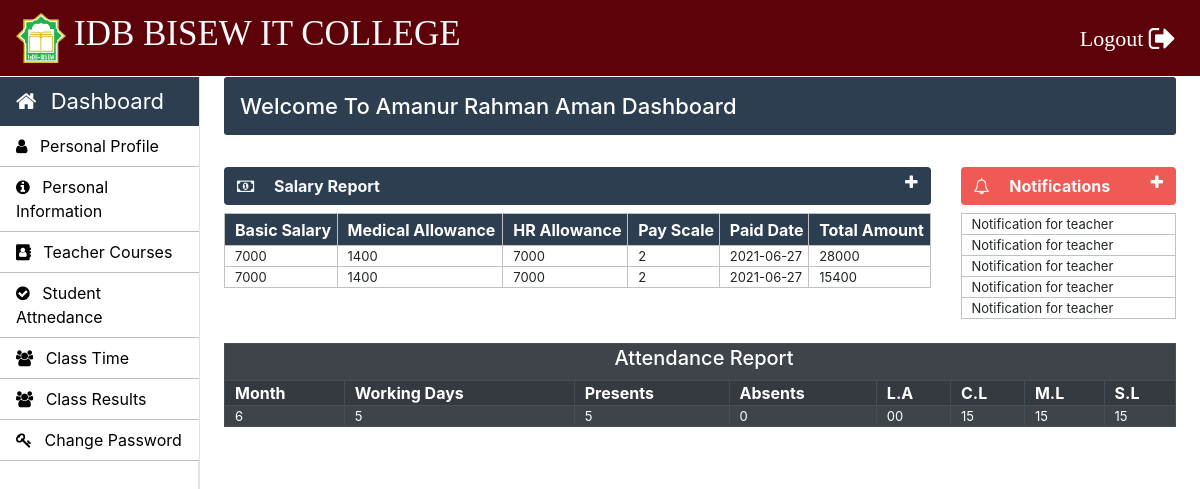
/teacher/teacher-index.php (signed in), run on the app's committed database.
### tables this page shows
CREATE TABLE `teacher_info` (
  `teacher_id` int(11) NOT NULL,
  `first_name` varchar(30) NOT NULL,
  `middle_name` varchar(30) NOT NULL,
  `last_name` varchar(30) NOT NULL,
  `father_name` varchar(50) NOT NULL,
  `email` varchar(30) NOT NULL,
  `phone_no` varchar(11) NOT NULL,
  `profile_image` blob NOT NULL,
  `teacher_status` varchar(10) NOT NULL,
  `application_status` varchar(10) NOT NULL,
  `cnic` varchar(15) NOT NULL,
  `dob` varchar(15) NOT NULL,
  `other_phone` int(11) NOT NULL,
  `gender` varchar(10) NOT NULL,
  `permanent_address` varchar(100) NOT NULL,
  `current_address` varchar(100) NOT NULL,
  `place_of_birth` varchar(50) NOT NULL,
  `matric_complition_date` varchar(10) NOT NULL,
  `matric_awarded_date` varchar(10) NOT NULL,
  `matric_certificate` varchar(100) NOT NULL,
  `fa_complition_date` varchar(10) NOT NULL,
  `fa_awarded_date` varchar(10) NOT NULL,
  `fa_certificate` varchar(100) NOT NULL,
  `ba_complition_date` varchar(10) NOT NULL,
  `ba_awarded_date` varchar(10) NOT NULL,
  `ba_certificate` varchar(100) NOT NULL,
  `ma_complition_date` varchar(10) NOT NULL,
  `ma_awarded_date` varchar(100) NOT NULL,
  `ma_certificate` varchar(101) NOT NULL,
  `last_qualification` varchar(20) NOT NULL,
  `state` varchar(20) NOT NULL,
  `hire_date` varchar(10) NOT NULL
);

CREATE TABLE `teacher_salary_report` (
  `salary_id` int(11) NOT NULL,
  `teacher_id` int(11) NOT NULL,
  `total_amount` int(11) NOT NULL,
  `status` varchar(11) NOT NULL,
  `paid_date` timestamp NOT NULL DEFAULT CURRENT_TIMESTAMP ON UPDATE CURRENT_TIMESTAMP
);

CREATE TABLE `teacher_salary_allowances` (
  `teacher_id` int(11) NOT NULL,
  `basic_salary` int(11) NOT NULL,
  `medical_allowance` int(11) NOT NULL,
  `hr_allowance` int(11) NOT NULL,
  `scale` int(11) NOT NULL
);

### Teacher/teacher-index.php (the view, shortened to what this page needs)
 <?php
		require_once "../connection/connection.php";
	?>
<?php
	$teacher_email=$_SESSION['LoginTeacher'];
?>
<html lang="en">
	<head>
	</head>
	<body>
		<?php include('../common/user-header.php') ?>
		<?php include('../common/teacher-sidebar.php') ?>
		<main role="main" class="col-xl-10 col-lg-9 col-md-8 ml-sm-auto px-md-4 main-background mb-2 w-100">
			<div class="sub-main">
				<div class="text-center d-flex flex-wrap flex-md-nowrap pt-3 pb-2 mb-3 text-white admin-dashboard pl-3">
					<h4 class="">Welcome To <?php $roll_no=$_SESSION['LoginTeacher'];
					$query="select * from teacher_info where email='$teacher_email'";
					$run=mysqli_query($con,$query);
					while ($row=mysqli_fetch_array($run)) {
						echo $row['first_name']." ".$row['middle_name']." ".$row['last_name'];
					}
					?> Dashboard </h4> </h4>
				</div>
				<div class="row">
					<div class="col-lg-9 col-md-12">
						<div>
							<section class="mt-3">
								<div class="btn btn-block table-three text-light d-flex">
									<span class="font-weight-bold"><i class="fa fa-money mr-3" aria-hidden="true"></i> Salary Report</span>
									<a href="" class="ml-auto" data-toggle="collapse" data-target="#collapsetwo"><i class="fa fa-plus text-light" aria-hidden="true"></i></a>
								</div>
								<div class="collapse show mt-2" id="collapsetwo">
									<table class="w-100 table-elements table-three-tr"cellpadding="2">
										<tr class="pt-5 table-three text-white" style="height: 32px;">
											<th>Basic Salary</th>
											<th>Medical Allowance</th>
											<th>HR Allowance</th>
											<th>Pay Scale</th>
											<th>Paid Date</th>
											<th>Total Amount</th>
										</tr>
										<?php
											$teacher_id=$_SESSION['teacher_id'];
											$query="select salary_id,basic_salary,medical_allowance,hr_allowance,scale,Date(paid_date) as paid_date,total_amount from teacher_salary_allowances inner join teacher_salary_report on teacher_salary_allowances.teacher_id=teacher_salary_report.teacher_id where teacher_salary_allowances.teacher_id='$teacher_id'";
											$run=mysqli_query($con,$query);
											while ($row=mysqli_fetch_array($run)) { ?>
												<tr>
													<td><?php echo $row['basic_salary'] ?></td>
													<td><?php echo ($row['basic_salary']*$row['medical_allowance']/100) ?></td>
													<td><?php echo ($row['basic_salary']*$row['hr_allowance']/100) ?></td>
													<td><?php echo $row['scale'] ?></td>
													<td><?php echo $row['paid_date'] ?></td>
													<td><?php echo $row['total_amount'] ?></td>
												</tr>
											<?php
											}
										?>
									</table>
								</div>
							</section>
						</div>
					</div>
					<div class="col-lg-3 col-md-12">
						<div>
							<section class="mt-3">
								<div class="btn btn-block table-one text-light d-flex">
									<span class="font-weight-bold"><i class="fa fa-bell-o mr-3" aria-hidden="true"></i> Notifications</span>
									<a href="" class="ml-auto" data-toggle="collapse" data-target="#collapsethree"><i class="fa fa-plus text-light" aria-hidden="true"></i></a>
								</div>
								<div class="collapse show mt-2" id="collapsethree">
									<table class="w-100 table-elements table-one-tr"cellpadding="2">
										<tr>
											<td>Notification for teacher</td>
										</tr>
										<tr>
											<td>Notification for teacher</td>
										</tr>
										<tr>
											<td>Notification for teacher</td>
										</tr>
										<tr>
											<td>Notification for teacher</td>
										</tr>
										<tr>
											<td>Notification for teacher</td>
										</tr>
									</table>
								</div>
							</section>
						</div>
					</div>
				</div>
				<div class="row">
					<div class="col-md-12 mt-4">
						<table class="w-100 table-striped table-hover table-dark"cellpadding="2" >
							<tr>
								<td colspan="12" class="text-center text-white"><h5>Attendance Report</h5></td>
							</tr>
							<tr>
								<th>Month</th>
								<th>Working Days</th>
								<th>Presents</th>
								<th>Absents</th>
								<th>L.A</th>
								<th>C.L</th>
								<th>M.L</th>
								<th>S.L</th>
							</tr>
							<?php
								$query="select month(attendance_date) as attendance_date,sum(attendance) as present from teacher_attendance  where teacher_id='$teacher_id' group by month(attendance_date) ";
								$run=mysqli_query($con,$query);
								while ($row=mysqli_fetch_array($run)) {?>
									<tr>
										<td><?php echo $row['attendance_date'] ?></td>
										<td><?php echo $row['present'] ?></td>
										<td><?php echo $row['present'] ?></td>
										<td><?php echo $row['present']-$row['present'] ?></td>
										<td>00</td>
										<td>15</td>
										<td>15</td>
										<td>15</td>
									</tr>
								<?php }
							?>
						</table>
					</div>
				</div>
			</div>
		</main>
	</body>
</html>

### Css/style.css (style rules this page uses)
h4 { font-size: 22px; }
.admin-dashboard { margin-top: 1px !important; background: #2c3e50 !important; border-radius: 3px; }
.table-elements tr, td, th { font-size: 13px; border: 1px solid rgb(194, 193, 193); padding-left: 10px !important; }
.table-one { background: #eb1811b6; }
.table-three { background: #2c3e50 !important; }
.table-font-for-transcript td, th { font-size: 16px !important; }

### data on the page
teacher_info: first_name "Amanur", middle_name "Rahman", last_name "Aman"
teacher_salary_report: teacher.basic_salary "7000", $row['basic_salary']*$row['medical_allowance']/100 "1400", $row['basic_salary']*$row['hr_allowance']/100 "7000", teacher.scale "2", paid_date "2021-06-27", total_amount "28000"
teacher_salary_report: teacher.basic_salary "7000", $row['basic_salary']*$row['medical_allowance']/100 "1400", $row['basic_salary']*$row['hr_allowance']/100 "7000", teacher.scale "2", paid_date "2021-06-27", total_amount "15400"

### other printed values
$row['attendance_date'] "6"
$row['present'] "5"
$row['present']-$row['present'] "0"
